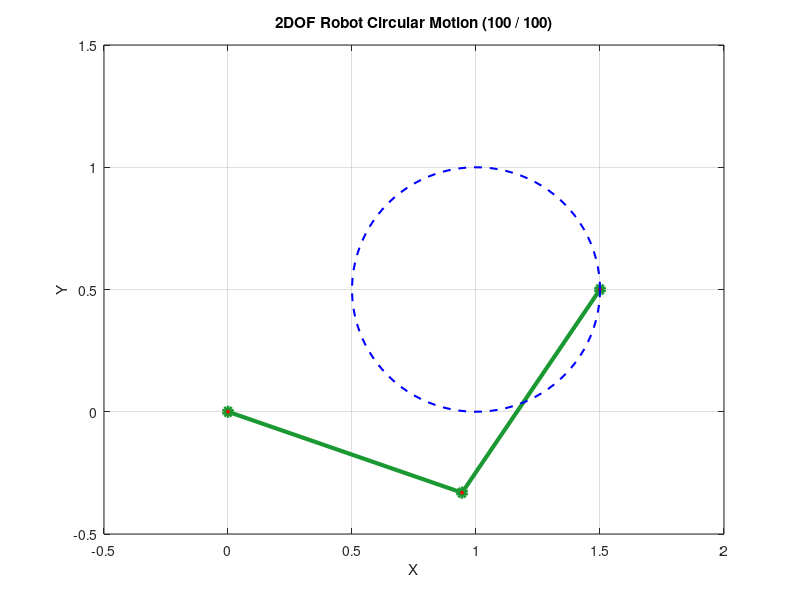

The MATLAB script that drew this image:
% 2자유도(RR) 로봇 원형 경로 생성 및 역기구학 시뮬레이션
clear; clc; close all;

% 1. 링크 길이 설정 (환경에 따라 1.0 등으로 설정)
l1 = 1.0;
l2 = 1.0;

% 2. 원 경로 조건 설정
num_points = 100; % 경로를 따라 생성할 점의 수
center = [1.0; 0.5]; % 원의 중심 (x, y)
radius = 0.5; % 원의 반지름

% 3. 원 경로 좌표 생성 (매개변수 방정식 이용)
theta_circle = linspace(0, 2 * pi, num_points);
x_path = center(1) + radius * cos(theta_circle);
y_path = center(2) + radius * sin(theta_circle);

% 4. 역기구학(IK)을 이용한 각 관절 각도 계산 및 시뮬레이션
theta1_history = zeros(1, num_points);
theta2_history = zeros(1, num_points);

figure('Name', '2DOF Robot Circular Path', 'Color', 'white');

for i = 1:num_points
    x = x_path(i);
    y = y_path(i);

    % 역기구학 공식 (Elbow-down 기준 예시)
    r_sq = x^2 + y^2;
    cos_theta2 = (r_sq - l1^2 - l2^2) / (2 * l1 * l2);

    % 수치 계산 오차 방지
    cos_theta2 = max(min(cos_theta2, 1.0), -1.0);

    % theta2 (관절 2 각도: 음수 해 또는 양수 해 선택 가능)
    theta2 = acos(cos_theta2);

    % theta1 (관절 1 각도)
    theta1 = atan2(y, x) - atan2(l2 * sin(theta2), l1 + l2 * cos(theta2));

    theta1_history(i) = theta1;
    theta2_history(i) = theta2;

    % 로봇 링크 위치 계산 (순기구학)
    x1 = l1 * cos(theta1);
    y1 = l1 * sin(theta1);
    x2 = x;
    y2 = y;

    % 시뮬레이션 시각화 업데이트
    plot([0, x1, x2], [0, y1, y2], '-o', 'LineWidth', 3, 'MarkerSize', 6, ...
        'MarkerFaceColor', 'r', 'Color', [0.1, 0.6, 0.2]);
    hold on;
    plot(x_path, y_path, 'b--', 'LineWidth', 1.5); % 목표 원 경로
    hold off;

    grid on;
    axis([-0.5, 2.0, -0.5, 1.5]);
    xlabel('X'); ylabel('Y');
    title(sprintf('2DOF Robot Circular Motion (%d / %d)', i, num_points));
    drawnow;
end
